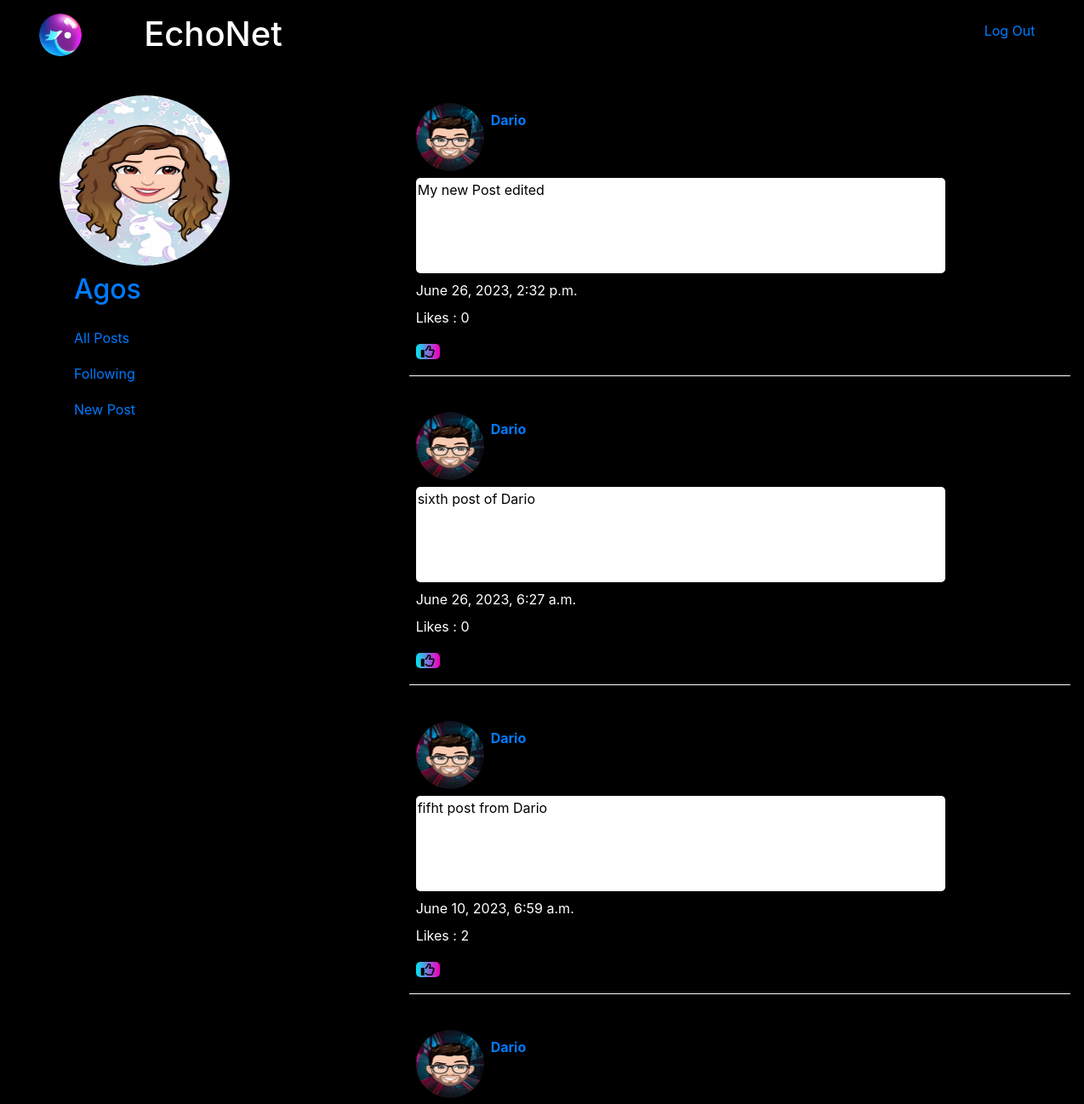
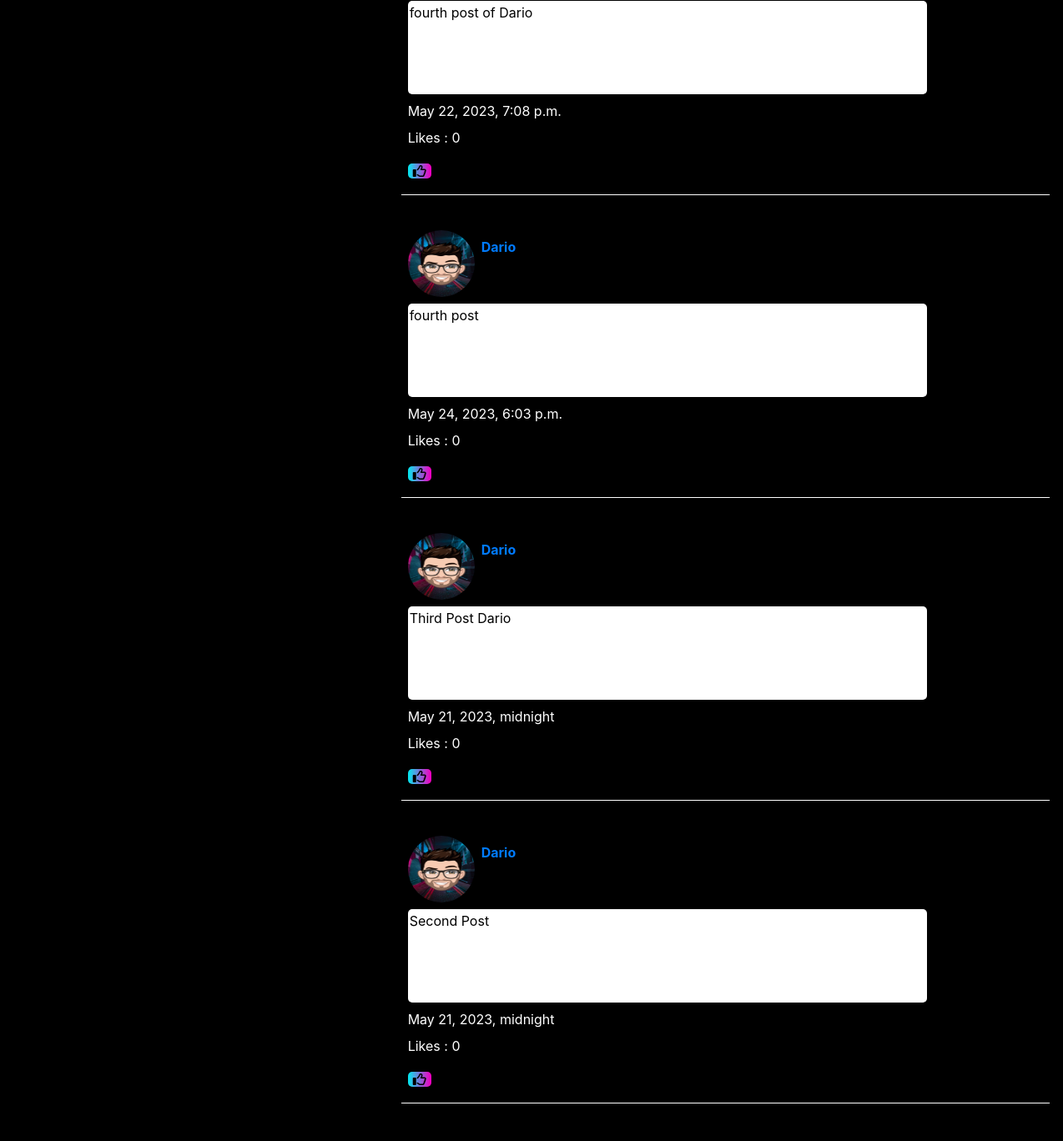
The page /following (signed in) on the database its author committed (2 pictures, top to bottom).
### network/models.py (models this page shows, shortened)
class User(AbstractUser):
    profile_image = models.ImageField(upload_to='profile_images', null=True, blank=True)

class Post(models.Model):
    post = models.TextField(max_length=500)
    date = models.DateTimeField(auto_now_add = True)
    user = models.ForeignKey(User,on_delete=models.CASCADE,blank=False,null=False,related_name='userPost')
    like = models.IntegerField(default=0,  validators=[MinValueValidator(0)])

### network/views.py (the view)
# urls.py: path("following", views.following, name="following"),
def following(request):
    followed = Followers.objects.filter(userFollowed = request.user)
    allpost= Post.objects.all().order_by("id").reverse()
    followingPost=[]
    for post in allpost:
        for person in followed:
            if person.userWhoFollows == post.user:
                followingPost.append(post)
    paginator = Paginator(followingPost, 10)
    pageNumber = request.GET.get('page')
    postInPage = paginator.get_page(pageNumber)
    return render(request, "network/following.html",{
            "postInPage": postInPage,
    })

### network/templates/network/following.html (shortened to what this page needs)
{% extends "network/layout.html" %}
{% load static %}
{% block body %}
    {% for post in postInPage %}
        <ul>
            <li>
                <div class="m-2 d-flex" >
                    <div >
                        {% if post.user.profile_image%}
                            <img src="{{post.user.profile_image.url }}" alt="" width="80" height="80">
                        {% endif %}
                    </div>
                    <div class="m-2">
                        <a href=" {% url 'profile' userConected=post.user.username %} "><b>{{post.user.username}}</b></a>
                    </div>
                </div>
                <div id="postContent_{{post.id}}"  class="post m-2 ">
                    {{post.post}}
                </div>
                <div class="m-2">
                    {{post.date}}
                </div>
                <div class="mx-2">
                    <p id="totalLikes_{{post.id}}">Likes : {{post.like}}</p>
                </div>
                <div class="mx-2 ">
                    {% if user.is_authenticated %}
                        {% if post.user != currentUser%}
                            {% if post.id in whoYouLiked%}
                                <div class="text-top ">
                                    <button class="fa-regular fa-thumbs-down mt-0" id="like_{{post.id}}" onclick="likeUnlike('{{post.id}}', '{{whoYouLiked}}')" data-post-id="1" data-liked="false"></button>
                                </div>
                            {% else %}
                                <div>
                                    <button class="fa-regular fa-thumbs-up mt-0" data-post-id="1" id="like_{{post.id}}" onclick="likeUnlike('{{post.id}}', '{{whoYouLiked}}')" data-liked="false"></button>
                                </div>
                            {% endif %}
                        {% endif %}
                    {% endif %}
                </div >
                <hr>
            </li>
        </ul>
    {% endfor %}
{% endblock %}

### network/templates/network/layout.html (shortened to what this page needs)
{% load static %}
<!DOCTYPE html>
<html lang="en">
    <head>
        <link rel="stylesheet" href="https://stackpath.bootstrapcdn.com/bootstrap/4.4.1/css/bootstrap.min.css"
>
        <link href="{% static 'network/styles.css' %}" rel="stylesheet">
        <link href="{% static 'fontawesomefree/css/fontawesome.css' %}" rel="stylesheet" type="text/css">
        <link href="{% static 'fontawesomefree/css/brands.css' %}" rel="stylesheet" type="text/css">
        <link href="{% static 'fontawesomefree/css/solid.css' %}" rel="stylesheet" type="text/css">
    </head>
    <body>
        <div>
            <div class="logo d-flex mb-4">
                <div class=" col-1 m-3 text-right">
                    <a class="col-12" href="{% url 'index' %}">
                        <img src="{% static 'network/images/LogoRedondo.png' %}" width="50rem" />
                    </a>
                </div>
                <div class="col-9 d-flex  m-3">
                    <h1 class="">EchoNet</h1>
                </div>
                {% if user.is_authenticated %}
                <div class="col-2 ">
                    <a class="nav-link mt-3" href="{% url 'logout' %}">Log Out</a>
                </div>
                {% endif %}
            </div>
            <div class="body d-flex">
                <div class="col-4">
                    <nav class="col-12 ">
                        <ul class=" ">
                            {% if user.is_authenticated %}
                            <div >
                                    <img src="{{user.profile_image.url }}" alt="" width="200" height="200">
                            </div>
                            <li class="nav-item">
                                <a class="nav-link" href=" {% url 'profile' userConected=user.username %}"><strong>
                                    <h2>{{user.username }}</h2></strong></a>
                            </li>
                            {% endif %}
                            <li class="nav-item ">
                                <a class="nav-link " href="{% url 'index' %}">All Posts</a>
                            </li>
                            {% if user.is_authenticated %}
                            <li class="nav-item">
                                <a class="nav-link" href="{% url 'following' %}">Following</a>
                            </li>
                            <li class="nav-item">
                                <a class="nav-link" href="{% url 'newPost' %}">New Post</a>
                            </li>
                            {% endif %}
                        </ul>
                    </nav>
                </div>
                <div class="block col-8  ">
                    {% block body %}
                    {% endblock %}
                </div>
            </div>
        </div>
    </body>
</html>

### network/static/network/styles.css (style rules this page uses)
li { border: 1px solid black; list-style: none; }
.post { background-color: white ; }
button,input,.page-link { border-radius: 5px; border: none; background: linear-gradient(90deg, rgba(218,76,76,1) 0%, rgba(0,235,240,1) 0%, rgba(240,0,194,1) 96%); -webkit-border-radius: 5px; -moz-border-radius: 5px; -ms-border-radius: 5px; -o-border-radius: 5px; margin-top: 1rem; color: black; }
body { background: #000; color: white; }
.post { border-radius: 5px; padding: 2px; width: 80%; height: 7rem; color: black; -webkit-border-radius: 5px; -moz-border-radius: 5px; -ms-border-radius: 5px; -o-border-radius: 5px; }
hr { color: white; border-color: white; border-width: 1px; }
img { border-radius: 50%; -webkit-border-radius: 50%; -moz-border-radius: 50%; -ms-border-radius: 50%; -o-border-radius: 50%; }

### rows shown on the page
User: profile_image (picture), username "Agos"
Post: user.profile_image (picture), user.username "Dario", post "My new Post edited", date "June 26, 2023, 2:32 p.m.", like "0"
Post: user.profile_image (picture), user.username "Dario", post "sixth post of Dario", date "June 26, 2023, 6:27 a.m.", like "0"
Post: user.profile_image (picture), user.username "Dario", post "fifht post from Dario", date "June 10, 2023, 6:59 a.m.", like "2"
Post: user.profile_image (picture), user.username "Dario", post "fourth post of Dario", date "May 22, 2023, 7:08 p.m.", like "0"
Post: user.profile_image (picture), user.username "Dario", post "fourth post", date "May 24, 2023, 6:03 p.m.", like "0"
Post: user.profile_image (picture), user.username "Dario", post "Third Post Dario", date "May 21, 2023, midnight", like "0"
Post: user.profile_image (picture), user.username "Dario", post "Second Post", date "May 21, 2023, midnight", like "0"
